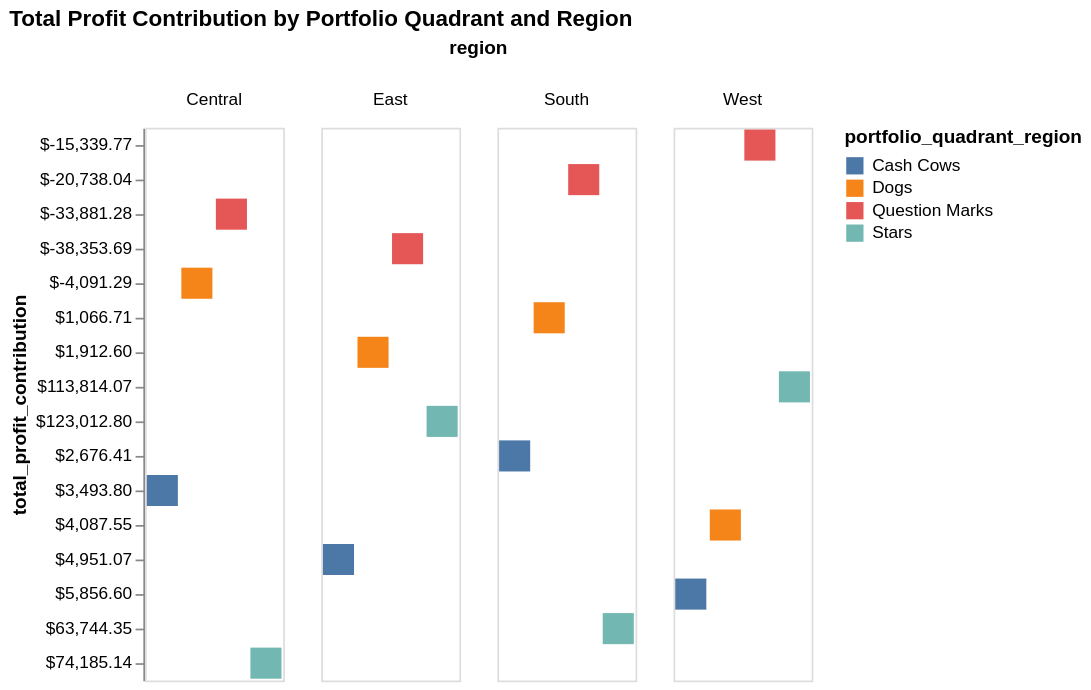

Notebook code cell kept with this figure:
### Code cell
# prompt: Using dataframe quadrant_region_summary: create a bar chart. NOT stacked. cluster by region. color by category. height by profit.

import altair as alt
# Create a bar chart.
# Cluster bars by 'region'.
# Color the bars by 'portfolio_quadrant_region'.
# Map 'total_profit_contribution' to the height of the bars.
chart = alt.Chart(quadrant_region_summary).mark_bar().encode(
    x=alt.X('portfolio_quadrant_region', axis=None), # Map category to the x-axis, hide axis labels
    y=alt.Y('total_profit_contribution'), # Map profit to the y-axis
    color='portfolio_quadrant_region', # Color the bars by quadrant
    column='region' # Create a separate column for each region
).properties(
    title='Total Profit Contribution by Portfolio Quadrant and Region' # Add a title to the chart
)
chart

### Figure 1 — Vega-Lite specification as saved in the notebook (floating-point values rounded to 4 significant figures)
{"config": {"view": {"continuousWidth": 300, "continuousHeight": 300}}, "data": {"name": "data-5578ed788fcaba9f003d1ca42ef88450"}, "mark": {"type": "bar"}, "encoding": {"color": {"field": "portfolio_quadrant_region", "type": "nominal"}, "column": {"field": "region", "type": "nominal"}, "x": {"axis": null, "field": "portfolio_quadrant_region", "type": "nominal"}, "y": {"field": "total_profit_contribution", "type": "nominal"}}, "title": "Total Profit Contribution by Portfolio Quadrant and Region", "$schema": "https://vega.github.io/schema/vega-lite/v5.20.1.json", "datasets": {"data-5578ed788fcaba9f003d1ca42ef88450": [{"region": "Central", "portfolio_quadrant_region": "Cash Cows", "product_count": 214, "total_profit_contribution": "$3,493.80", "total_sales_contribution": "$9,953.43"}, {"region": "Central", "portfolio_quadrant_region": "Dogs", "product_count": 434, "total_profit_contribution": "$-4,091.29", "total_sales_contribution": "$10,209.58"}, {"region": "Central", "portfolio_quadrant_region": "Question Marks", "product_count": 214, "total_profit_contribution": "$-33,881.28", "total_sales_contribution": "$152,316.14"}, {"region": "Central", "portfolio_quadrant_region": "Stars", "product_count": 432, "total_profit_contribution": "$74,185.14", "total_sales_contribution": "$328,760.74"}, {"region": "East", "portfolio_quadrant_region": "Cash Cows", "product_count": 197, "total_profit_contribution": "$4,951.07", "total_sales_contribution": "$13,121.49"}, {"region": "East", "portfolio_quadrant_region": "Dogs", "product_count": 511, "total_profit_contribution": "$1,912.60", "total_sales_contribution": "$14,948.00"}, {"region": "East", "portfolio_quadrant_region": "Question Marks", "product_count": 197, "total_profit_contribution": "$-38,353.69", "total_sales_contribution": "$168,514.70"}, {"region": "East", "portfolio_quadrant_region": "Stars", "product_count": 510, "total_profit_contribution": "$123,012.80", "total_sales_contribution": "$482,197.05"}, {"region": "South", "portfolio_quadrant_region": "Cash Cows", "product_count": 129, "total_profit_contribution": "$2,676.41", "total_sales_contribution": "$7,025.23"}, {"region": "South", "portfolio_quadrant_region": "Dogs", "product_count": 392, "total_profit_contribution": "$1,066.71", "total_sales_contribution": "$9,095.07"}, {"region": "South", "portfolio_quadrant_region": "Question Marks", "product_count": 129, "total_profit_contribution": "$-20,738.04", "total_sales_contribution": "$96,355.33"}, {"region": "South", "portfolio_quadrant_region": "Stars", "product_count": 391, "total_profit_contribution": "$63,744.35", "total_sales_contribution": "$279,246.27"}, {"region": "West", "portfolio_quadrant_region": "Cash Cows", "product_count": 179, "total_profit_contribution": "$5,856.60", "total_sales_contribution": "$14,720.87"}, {"region": "West", "portfolio_quadrant_region": "Dogs", "product_count": 573, "total_profit_contribution": "$4,087.55", "total_sales_contribution": "$19,472.22"}, {"region": "West", "portfolio_quadrant_region": "Question Marks", "product_count": 179, "total_profit_contribution": "$-15,339.77", "total_sales_contribution": "$125,342.41"}, {"region": "West", "portfolio_quadrant_region": "Stars", "product_count": 572, "total_profit_contribution": "$113,814.07", "total_sales_contribution": "$565,922.32"}]}}
